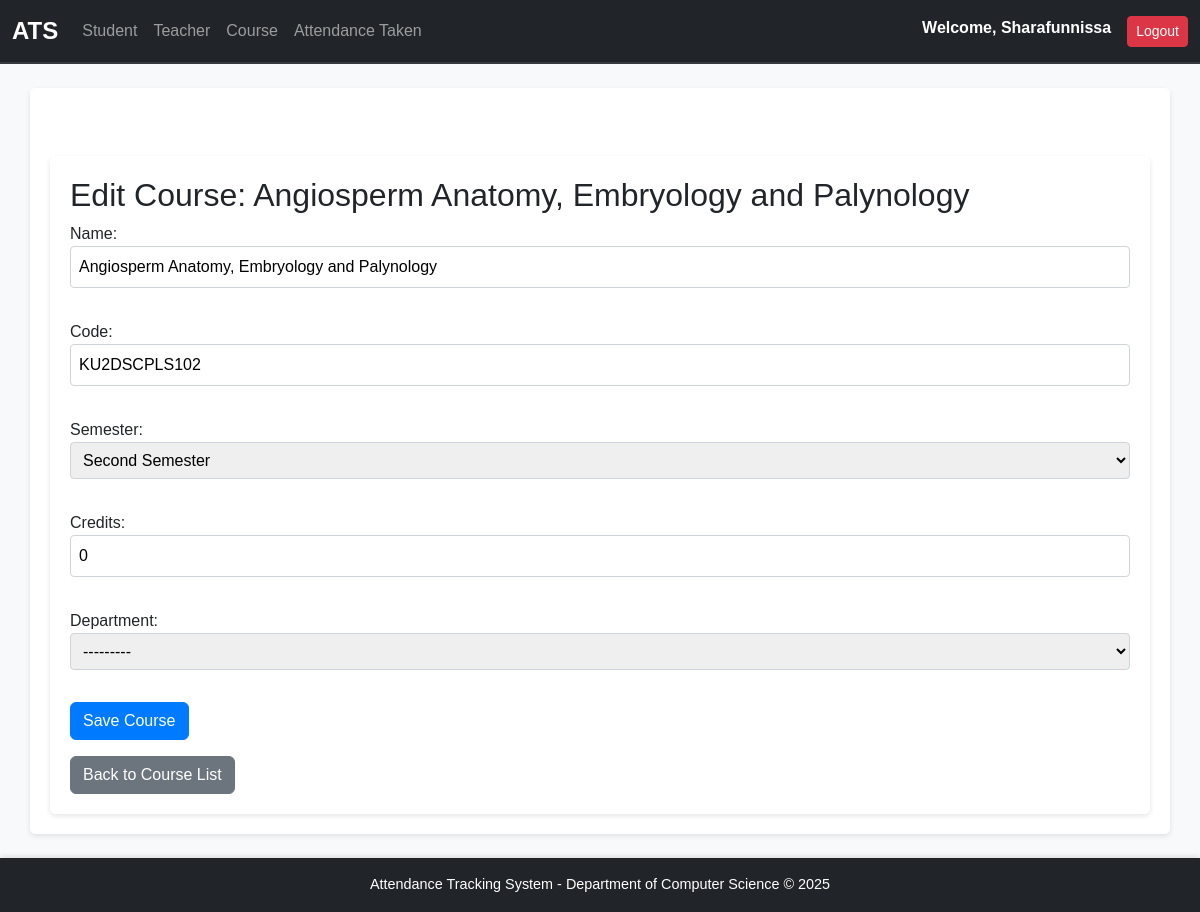
The app's page /course/edit/1/ (signed in) with its own data.
### attendance/models.py (models this page shows, shortened)
class Course(models.Model):
    SEMESTER_CHOICES = [
        ('1', 'First Semester'),
        ('2', 'Second Semester'),
        ('3', 'Third Semester'),
        ('4', 'Fourth Semester'),
        ('5', 'Fifth Semester'),
        ('6', 'Sixth Semester'),
        ('7', 'Seventh Semester'),
        ('8', 'Eighth Semester'),
    ]
    name = models.CharField(max_length=100)
    code = models.CharField(max_length=20)
    semester = models.CharField(max_length=1, choices=SEMESTER_CHOICES)
    credits = models.IntegerField()
    department = models.ForeignKey(Department, on_delete=models.CASCADE)

class Department(models.Model):
    name = models.CharField(max_length=255, unique=True)
    def __str__(self):
        return self.name

### attendance/views.py (the view)
# urls.py: path('course/edit/<int:course_id>/', views.edit_course, name='edit_course'),
@login_required
def edit_course(request, course_id):
    logged_in_teacher = request.user.teacher
    course = get_object_or_404(Course, id=course_id)
    if request.method == 'POST':
        form = CourseForm(request.POST, instance=course, logged_in_teacher=logged_in_teacher)
        if form.is_valid():
            saved_course = form.save()
            return redirect('course_list', saved_course.semester)
    else:
        form = CourseForm(instance=course, logged_in_teacher=logged_in_teacher)
    return render(request, 'attendance/edit_course.html', {'form': form, 'course': course})

### attendance/context_processors.py (called while the page is built)
def is_hod(request):
    return {'is_hod': request.user.groups.filter(name='HoD').exists()}

### attendance/templates/attendance/edit_course.html (shortened to what this page needs)
{% extends 'base.html' %}
{% block content %}
<div class="container mt-5">
    <h2>Edit Course: {{ course.name }}</h2>
    <form method="POST">
        {{ form.as_p }}
        <button type="submit" class="btn btn-primary">Save Course</button>
    </form>
    <a href="{% url 'course_list' course.semester %}" class="btn btn-secondary mt-3">Back to Course List</a>
</div>
{% endblock %}

### templates/base.html (shortened to what this page needs)
{% load static %}
<!DOCTYPE html>
<html lang="en">
<head>
    <link href="https://cdn.jsdelivr.net/npm/bootstrap@5.3.0/dist/css/bootstrap.min.css" rel="stylesheet">
    <link rel="stylesheet" href="{% static 'base.css' %}">
</head>
<body>
    <nav class="navbar navbar-expand-lg navbar-dark bg-dark">
        <div class="container-fluid">
            <a class="navbar-brand" href="{% url 'index' %}">ATS</a>
            <div class="collapse navbar-collapse" id="navbarNav">
                <ul class="navbar-nav me-auto">
                    <li class="nav-item">
                        <a class="nav-link" href="{% url 'student_list' %}">Student</a>
                    </li>
                    <li class="nav-item">
                        <a class="nav-link" href="{% url 'teacher_list' %}">Teacher</a>
                    </li>
                    <li class="nav-item">
                        <a class="nav-link" href="{% url 'course_list' %}">Course</a>
                    </li>
                    <li class="nav-item">
                        <a class="nav-link" href="{% url 'teacher_attendance_list' %}">Attendance Taken</a>
                    </li>
                </ul>
                {% if user.is_authenticated %}
                <ul class="navbar-nav">
                    <li class="nav-item">
                        <span class="navbar-text text-white me-3 fw-bold">Welcome, {{ user.username|title }}</span>
                    </li>
                    <li>
                        <form  method="post" action="{% url 'logout' %}">
                            <button class="btn btn-danger btn-sm" type="submit">Logout</button>
                          </form>
                    </li>
                </ul>
                {% else %}
                <ul class="navbar-nav">
                    <li class="nav-item">
                        <a class="nav-link" href="{% url 'login' %}">Login</a>
                    </li>
                </ul>
                {% endif %}
            </div>
        </div>
    </nav>
    <div class="container mt-4">
        {% block content %}{% endblock %}
    </div>
    <footer class="bg-dark text-white text-center py-3 mt-4">
        <p class="mb-0">Attendance Tracking System - Department of Computer Science &copy; 2025</p>
    </footer>
</body>
</html>

### static/base.css (style rules this page uses)
html, body { font-family: 'Arial', sans-serif; background-color: #f8f9fa; color: #212529; height: 100%; margin: 0; display: flex; flex-direction: column; }
.navbar { border-bottom: 2px solid #343a40; }
.navbar-brand { font-weight: bold; font-size: 1.5rem; }
.nav-item .nav-link { font-size: 1rem; padding: 0.5rem 1rem; transition: color 0.2s ease-in-out; }
footer { background-color: #343a40; color: #ffffff; font-size: 0.9rem; text-align: center; padding: 10px 0; box-shadow: 0 -2px 5px rgba(0, 0, 0, 0.1); }
.container { flex: 1; background-color: #ffffff; border-radius: 5px; box-shadow: 0 2px 5px rgba(0, 0, 0, 0.1); padding: 20px; }
.btn-primary { background-color: #007bff; border-color: #007bff; transition: background-color 0.2s, border-color 0.2s; }
input, select, textarea { border: 1px solid #ced4da; border-radius: 4px; padding: 0.5rem; width: 100%; margin-bottom: 1rem; }
.text-center { text-align: center; }
.mt-4 { margin-top: 1.5rem; }

### records on screen
Course: name "Angiosperm Anatomy, Embryology and Palynology", code "KU2DSCPLS102", semester "Second Semester", credits "0", department "---------"

### other values on screen
{{ user.username|title }} "Sharafunnissa"
